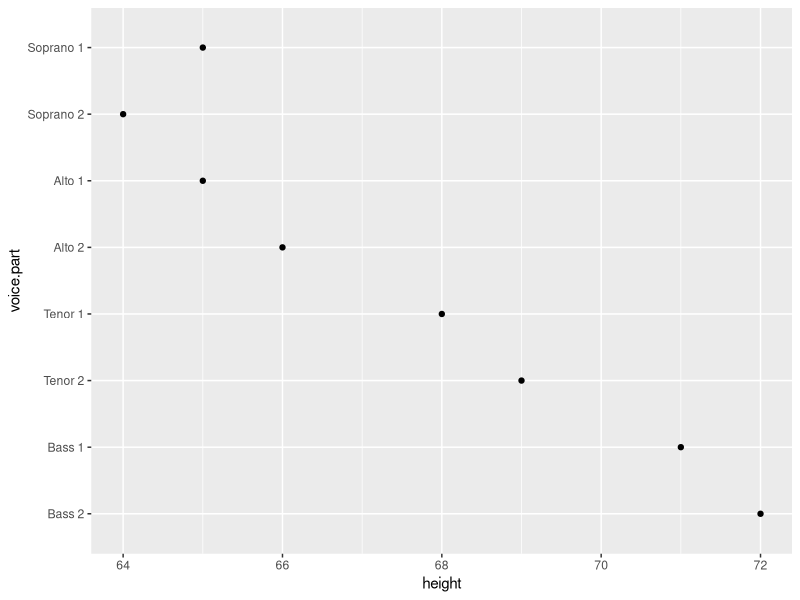
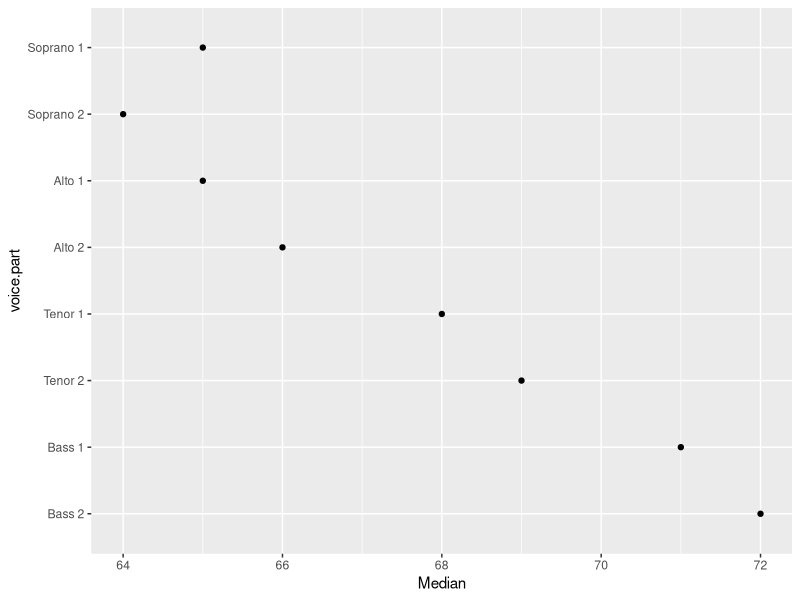
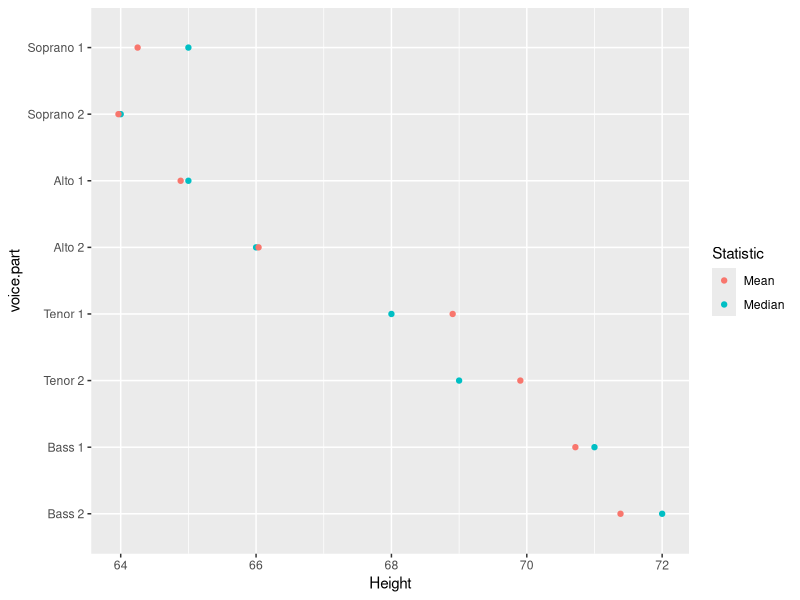
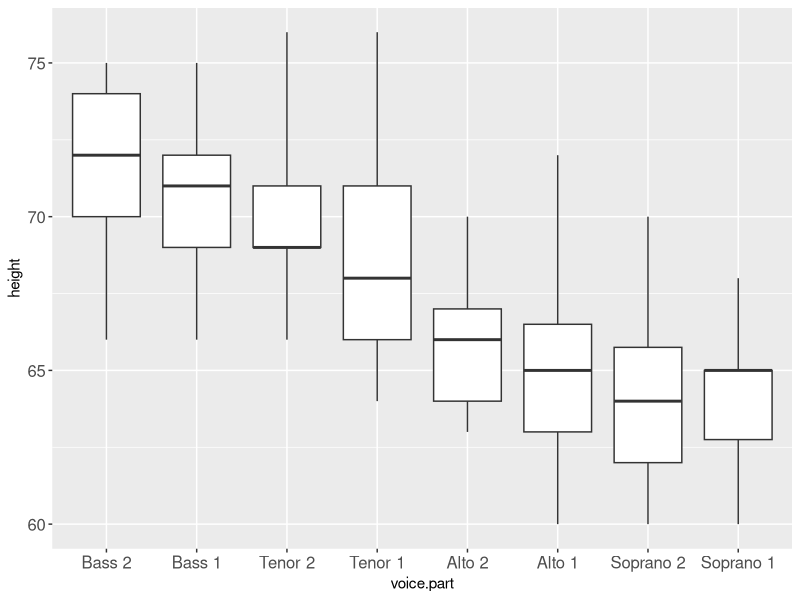
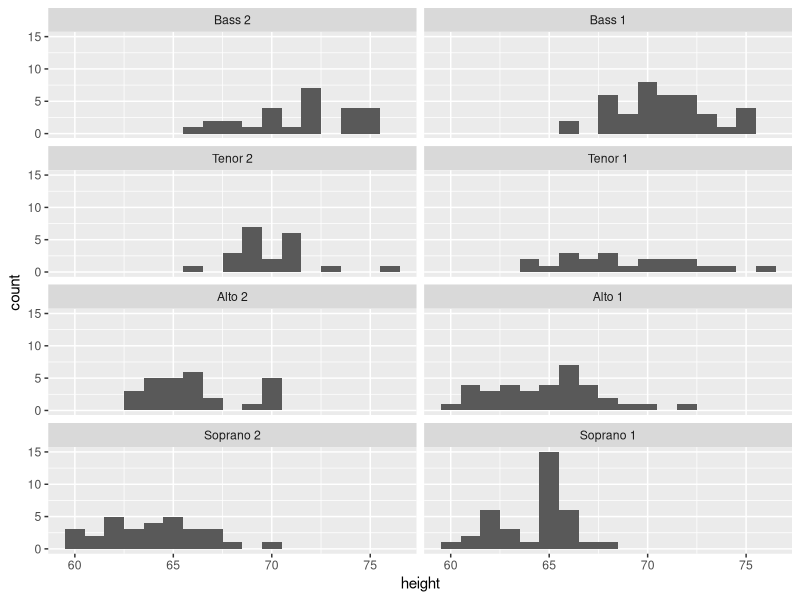
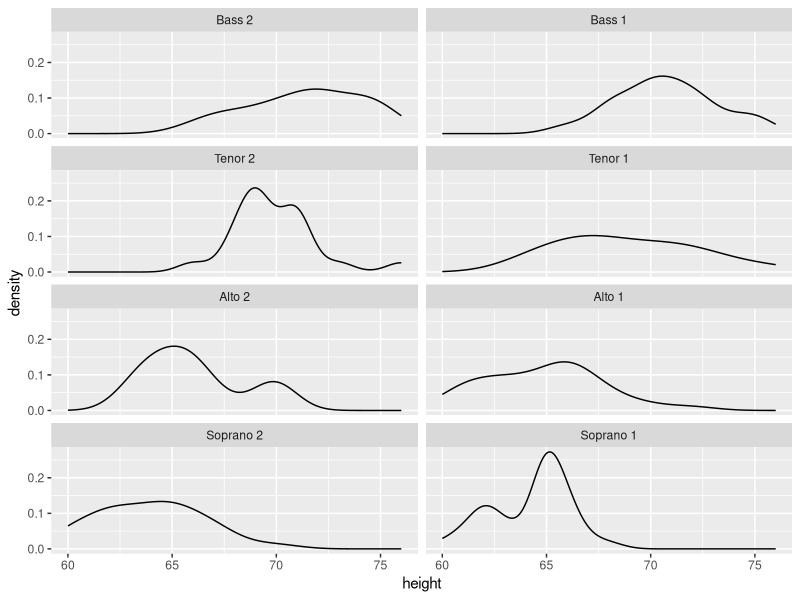
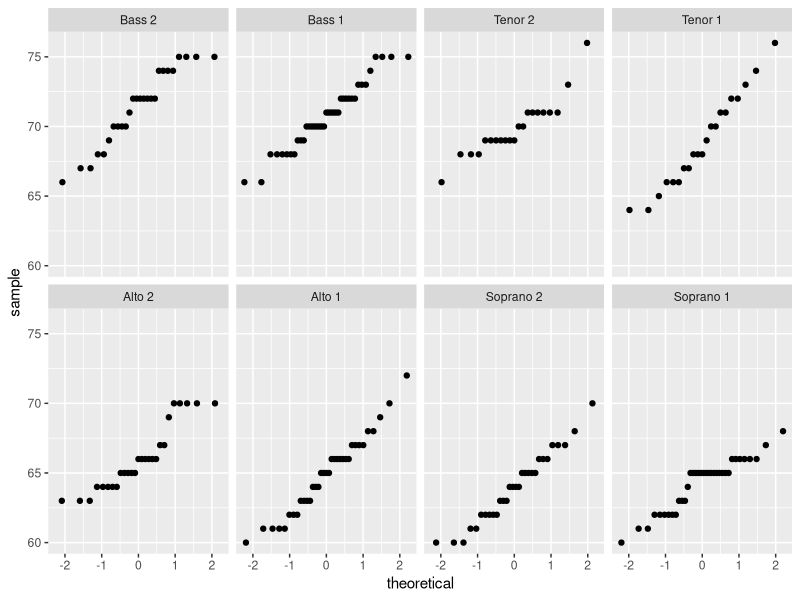
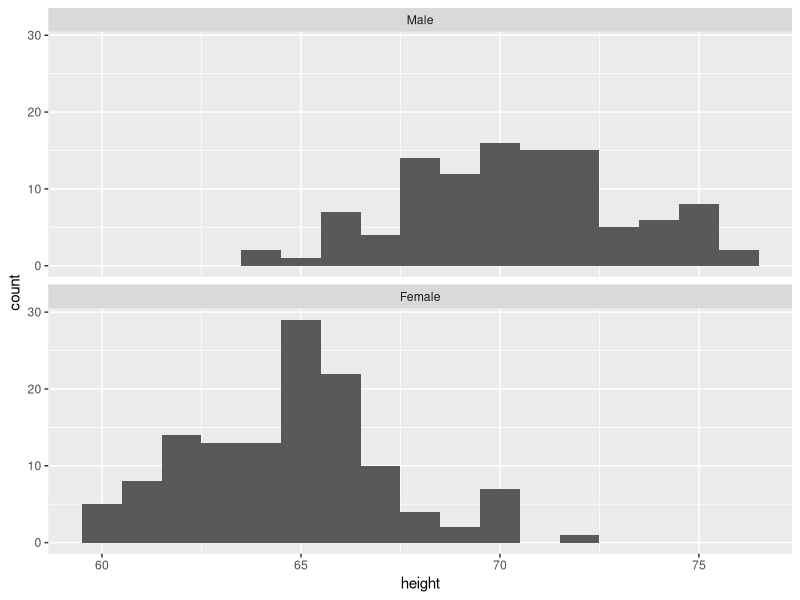

Generate these figures, in order, with R:
## ---- chunk 1
knitr::opts_chunk$set(echo = TRUE)
## ---- chunk 2
library(lattice)
library(tidyverse)
## ---- chunk 3
singer.agg = aggregate(height ~ voice.part, median, data = singer)
ggplot(singer.agg, aes(x = height, y = voice.part)) + geom_point()
## ---- chunk 4
summarise(group_by(singer, voice.part), median = median(height), mean = mean(height))
## ---- chunk 5
singer.sum = singer %>% group_by(voice.part) %>% summarise(Median = median(height), Mean = mean(height))
ggplot(singer.sum, aes(x = Median, y = voice.part)) + geom_point()
## ---- chunk 6
singer.long = gather(singer.sum, key = "Statistic", value = "Height", c("Median", "Mean"))
ggplot(singer.long, aes(x = Height, y = voice.part, color = Statistic)) + geom_point()
## ---- chunk 7
ggplot(singer, aes(x = voice.part, y = height)) + geom_boxplot(coef = 3) +
  theme(axis.text = element_text(size = 12))
## ---- chunk 8
ggplot(singer, aes(x = height)) + geom_histogram(binwidth = 1) +
  facet_wrap(~ voice.part, ncol = 2)
## ---- chunk 9
ggplot(singer, aes(x = height)) + geom_density() +
  facet_wrap(~ voice.part, ncol = 2)
## ---- chunk 10
ggplot(singer, aes(sample = height)) + stat_qq() +
  facet_wrap(~ voice.part, ncol = 4)
## ---- chunk 11
singer$sex = recode(singer$voice.part, "Soprano 1" = "Female", "Soprano 2" = "Female", "Alto 1" = "Female", "Alto 2" = "Female", "Tenor 1" = "Male", "Tenor 2" = "Male", "Bass 1" = "Male", "Bass 2" = "Male")
ggplot(singer, aes(x = height)) + geom_histogram(binwidth = 1) + facet_wrap(~ sex, ncol = 1)
## ---- chunk 12
# library(lattice)
qq(sex ~ height, data = singer)
## ---- chunk 13
qq(sex ~ log(height), data = singer)
